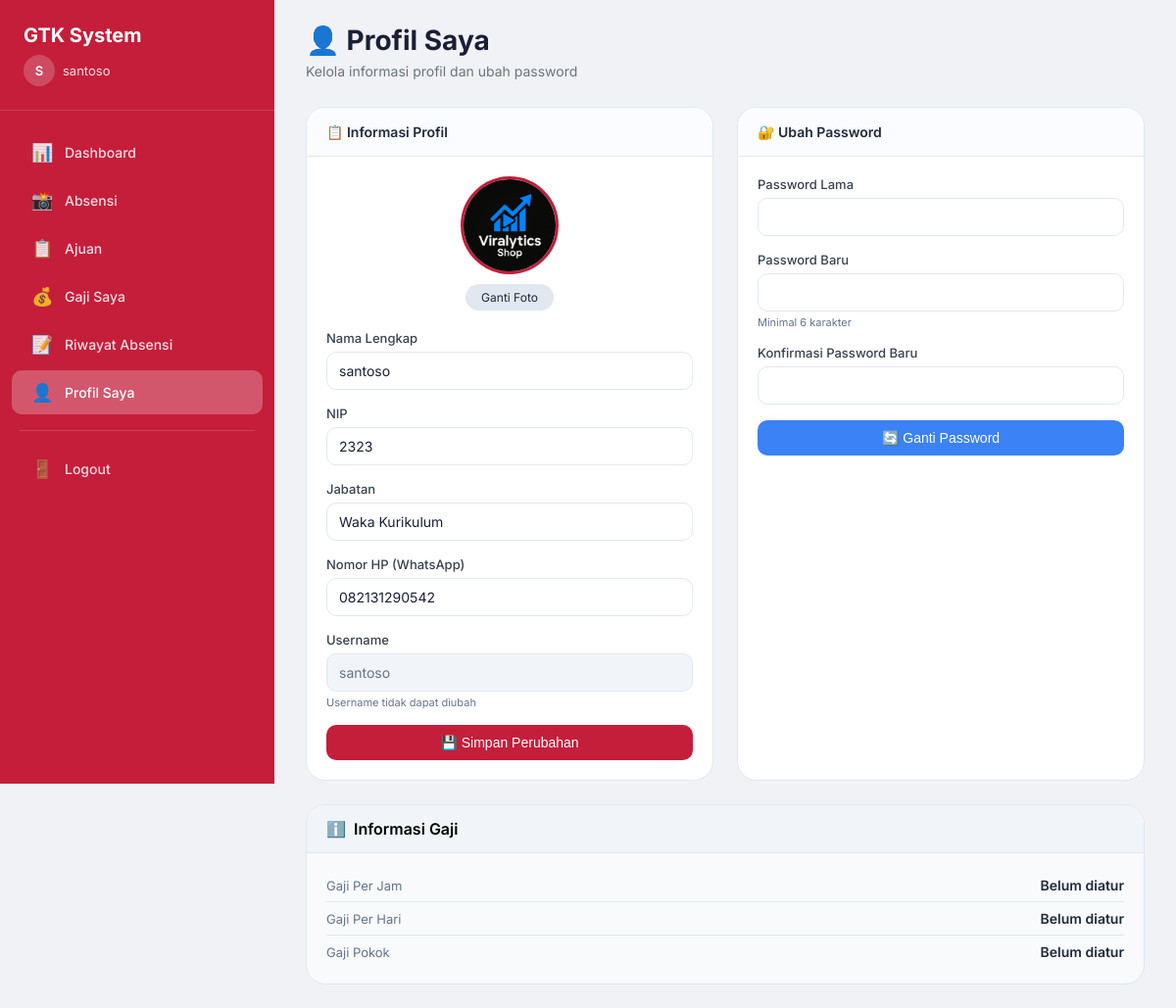
Page /guru/profile.php (signed in) on the committed database.
### tables this page shows
CREATE TABLE `guru` (
  `id_guru` int(11) NOT NULL,
  `nama` varchar(100) NOT NULL,
  `nip` varchar(50) NOT NULL,
  `jabatan` varchar(50) DEFAULT NULL,
  `no_hp` varchar(20) DEFAULT NULL,
  `foto` text DEFAULT NULL,
  `status` enum('aktif','nonaktif') DEFAULT 'aktif',
  `gaji_perjam` decimal(10,2) DEFAULT NULL,
  `gaji_perhari` decimal(10,2) DEFAULT NULL,
  `gaji_pokok` decimal(10,2) DEFAULT NULL,
  `username` varchar(50) NOT NULL,
  `password` varchar(255) NOT NULL,
  `role` enum('admin','guru') DEFAULT 'guru',
  `created_at` timestamp NOT NULL DEFAULT current_timestamp()
);

### guru/profile.php (the view, shortened to what this page needs)
<?php
require_once '../config/database.php';
$id_guru = $_SESSION['user_id'];
$stmt = $pdo->prepare("SELECT * FROM guru WHERE id_guru = ?");
$stmt->execute([$id_guru]);
$guru = $stmt->fetch();
include '../includes/header.php';
include '../includes/sidebar_guru.php';
?>
<div class="main-content">
    <div class="content-wrapper">
        <div class="page-header">
            <h1 class="page-title">👤 Profil Saya</h1>
            <p class="page-subtitle">Kelola informasi profil dan ubah password</p>
        </div>
        <div class="profile-grid">
            <div class="profile-card">
                <div class="card-header">
                    <span>📋 Informasi Profil</span>
                </div>
                <div class="card-body">
                    <form method="POST" enctype="multipart/form-data">
                        <div class="profile-avatar">
                            <?php if($guru['foto'] && file_exists('../assets/uploads/foto_guru/' . $guru['foto'])): ?>
                                <img src="../assets/uploads/foto_guru/<?= $guru['foto'] ?>" class="avatar-img">
                            <?php else: ?>
                                <div class="avatar-placeholder">
                                    <?= strtoupper(substr($guru['nama'], 0, 2)) ?>
                                </div>
                            <?php endif; ?>
                            <div class="avatar-upload">
                                <label for="foto" class="avatar-label">Ganti Foto</label>
                            </div>
                        </div>
                        <div class="form-group">
                            <label class="form-label">Nama Lengkap</label>
                            <input type="text" name="nama" class="form-control" value="<?= htmlspecialchars($guru['nama']) ?>" required>
                        </div>
                        <div class="form-group">
                            <label class="form-label">NIP</label>
                            <input type="text" name="nip" class="form-control" value="<?= htmlspecialchars($guru['nip']) ?>" required>
                        </div>
                        <div class="form-group">
                            <label class="form-label">Jabatan</label>
                            <input type="text" name="jabatan" class="form-control" value="<?= htmlspecialchars($guru['jabatan']) ?>">
                        </div>
                        <div class="form-group">
                            <label class="form-label">Nomor HP (WhatsApp)</label>
                            <input type="text" name="no_hp" class="form-control" value="<?= htmlspecialchars($guru['no_hp']) ?>">
                        </div>
                        <div class="form-group">
                            <label class="form-label">Username</label>
                            <input type="text" class="form-control" value="<?= htmlspecialchars($guru['username']) ?>" disabled>
                            <small class="form-hint">Username tidak dapat diubah</small>
                        </div>
                        <button type="submit" name="update_profil" class="btn-save">💾 Simpan Perubahan</button>
                    </form>
                </div>
            </div>
            <div class="password-card">
                <div class="card-header">
                    <span>🔐 Ubah Password</span>
                </div>
                <div class="card-body">
                    <form method="POST">
                        <div class="form-group">
                            <label class="form-label">Password Lama</label>
                            <input type="password" name="password_lama" class="form-control" required>
                        </div>
                        <div class="form-group">
                            <label class="form-label">Password Baru</label>
                            <input type="password" name="password_baru" class="form-control" required>
                            <small class="form-hint">Minimal 6 karakter</small>
                        </div>
                        <div class="form-group">
                            <label class="form-label">Konfirmasi Password Baru</label>
                            <input type="password" name="konfirmasi_password" class="form-control" required>
                        </div>
                        <button type="submit" name="ubah_password" class="btn-change">🔄 Ganti Password</button>
                    </form>
                </div>
            </div>
        </div>
        <div class="info-card">
            <div class="info-header">
                <span>ℹ️</span>
                <span>Informasi Gaji</span>
            </div>
            <div class="info-body">
                <div class="info-row">
                    <div class="info-label">Gaji Per Jam</div>
                    <div class="info-value"><?= $guru['gaji_perjam'] ? 'Rp ' . number_format($guru['gaji_perjam'], 0, ',', '.') : 'Belum diatur' ?></div>
                </div>
                <div class="info-row">
                    <div class="info-label">Gaji Per Hari</div>
                    <div class="info-value"><?= $guru['gaji_perhari'] ? 'Rp ' . number_format($guru['gaji_perhari'], 0, ',', '.') : 'Belum diatur' ?></div>
                </div>
                <div class="info-row">
                    <div class="info-label">Gaji Pokok</div>
                    <div class="info-value"><?= $guru['gaji_pokok'] ? 'Rp ' . number_format($guru['gaji_pokok'], 0, ',', '.') : 'Belum diatur' ?></div>
                </div>
            </div>
        </div>
    </div>
</div>
<?php require_once '../includes/footer.php'; ?>

### includes/header.php (shortened to what this page needs)
<!DOCTYPE html>
<html lang="id">
<head>
</head>
<body>

### includes/sidebar_guru.php (shortened to what this page needs)
<?php
$current_page = basename($_SERVER['PHP_SELF']);
?>
<div class="sidebar" id="sidebar">
    <div class="sidebar-header">
        <div class="sidebar-logo">GTK System</div>
        <div class="sidebar-user">
            <div class="sidebar-user-avatar">
                <?= strtoupper(substr($_SESSION['nama'] ?? 'U', 0, 1)) ?>
            </div>
            <span><?= htmlspecialchars($_SESSION['nama'] ?? 'User') ?></span>
        </div>
    </div>
    <nav class="sidebar-nav">
        <a href="dashboard.php" class="nav-item <?= $current_page == 'dashboard.php' ? 'active' : '' ?>">
            <span class="nav-icon">📊</span>
            <span class="nav-text">Dashboard</span>
        </a>
        <a href="absensi.php" class="nav-item <?= $current_page == 'absensi.php' ? 'active' : '' ?>">
            <span class="nav-icon">📸</span>
            <span class="nav-text">Absensi</span>
        </a>
        <a href="ajuan.php" class="nav-item <?= $current_page == 'ajuan.php' ? 'active' : '' ?>">
            <span class="nav-icon">📋</span>
            <span class="nav-text">Ajuan</span>
        </a>
        <a href="gaji_saya.php" class="nav-item <?= $current_page == 'gaji_saya.php' ? 'active' : '' ?>">
            <span class="nav-icon">💰</span>
            <span class="nav-text">Gaji Saya</span>
        </a>
        <a href="riwayat.php" class="nav-item <?= $current_page == 'riwayat.php' ? 'active' : '' ?>">
            <span class="nav-icon">📝</span>
            <span class="nav-text">Riwayat Absensi</span>
        </a>
        <a href="profile.php" class="nav-item <?= $current_page == 'profile.php' ? 'active' : '' ?>">
            <span class="nav-icon">👤</span>
            <span class="nav-text">Profil Saya</span>
        </a>
        <div class="nav-divider"></div>
        <a href="../logout.php" class="nav-logout">
            <span class="nav-icon">🚪</span>
            <span class="nav-text">Logout</span>
        </a>
    </nav>
</div>

### includes/footer.php (shortened to what this page needs)
</body>
</html>

### includes/header.php (style rules this page uses)
* { margin: 0; padding: 0; box-sizing: border-box; }
body { font-family: 'Inter', -apple-system, BlinkMacSystemFont, 'Segoe UI', Roboto, sans-serif; background: #f0f2f5; }
.main-content { margin-left: 280px; min-height: 100vh; }
.content-wrapper { padding: 24px 32px; }
.page-header { margin-bottom: 28px; }
.page-title { font-size: 28px; font-weight: 700; color: #1a1f36; margin-bottom: 6px; }
.page-subtitle { font-size: 14px; color: #6c757d; }
.card-header { padding: 18px 24px; border-bottom: 1px solid #e2e8f0; font-weight: 600; font-size: 16px; color: #1e293b; background: #ffffff; display: flex; justify-content: space-between; align-items: center; flex-wrap: wrap; gap: 10px; }
.card-body { padding: 24px; }
.form-group { margin-bottom: 20px; }
.form-label { display: block; font-size: 13px; font-weight: 500; color: #374151; margin-bottom: 8px; }
.form-control { width: 100%; padding: 12px 14px; font-size: 14px; font-family: 'Inter', sans-serif; border: 1px solid #e2e8f0; border-radius: 12px; background: #ffffff; color: #1a1f36; }

### includes/sidebar_guru.php (style rules this page uses)
.sidebar { width: 280px; background: #c41e3a; position: fixed; left: 0; top: 0; height: 100vh; overflow-y: auto; z-index: 100; }
.sidebar-header { padding: 24px; border-bottom: 1px solid rgba(255,255,255,0.15); background: #c41e3a; }
.sidebar-logo { font-size: 20px; font-weight: 700; color: #ffffff; margin-bottom: 8px; }
.sidebar-user { font-size: 13px; color: rgba(255,255,255,0.85); display: flex; align-items: center; gap: 8px; }
.sidebar-user-avatar { width: 32px; height: 32px; background: rgba(255,255,255,0.2); border-radius: 50%; display: flex; align-items: center; justify-content: center; font-weight: 600; color: #ffffff; }
.sidebar-nav { padding: 16px 0; }
.nav-item { display: flex; align-items: center; gap: 12px; padding: 12px 20px; margin: 4px 12px; color: rgba(255,255,255,0.85); text-decoration: none; border-radius: 10px; }
.nav-item.active { background: rgba(255,255,255,0.25); color: #ffffff; }
.nav-icon { width: 22px; font-size: 18px; text-align: center; }
.nav-text { font-size: 14px; font-weight: 500; }
.nav-divider { height: 1px; background: rgba(255,255,255,0.15); margin: 16px 20px; }
.nav-logout { display: flex; align-items: center; gap: 12px; padding: 12px 20px; margin: 4px 12px; color: rgba(255,255,255,0.85); text-decoration: none; border-radius: 10px; }

### guru/profile.php (style rules this page uses)
.profile-grid { display: grid; grid-template-columns: 1fr 1fr; gap: 24px; margin-bottom: 24px; }
.profile-card, .password-card { background: white; border-radius: 20px; border: 1px solid #e2e8f0; overflow: hidden; }
.card-header { padding: 16px 20px; border-bottom: 1px solid #e2e8f0; font-weight: 600; font-size: 14px; background: #fafcff; }
.card-body { padding: 20px; }
.profile-avatar { display: flex; flex-direction: column; align-items: center; margin-bottom: 20px; }
.avatar-img { width: 100px; height: 100px; border-radius: 50%; object-fit: cover; border: 3px solid #c41e3a; margin-bottom: 10px; }
.avatar-upload { text-align: center; }
.avatar-label { display: inline-block; background: #e2e8f0; padding: 6px 16px; border-radius: 20px; font-size: 12px; cursor: pointer; color: #1e293b; }
.form-group { margin-bottom: 16px; }
.form-label { display: block; font-size: 13px; font-weight: 500; color: #374151; margin-bottom: 6px; }
.form-control { width: 100%; padding: 10px 12px; font-size: 14px; border: 1px solid #e2e8f0; border-radius: 10px; font-family: inherit; }
.form-control:disabled { background: #f1f5f9; color: #64748b; }
.form-hint { font-size: 11px; color: #64748b; display: block; margin-top: 4px; }
.btn-save, .btn-change { width: 100%; padding: 10px; border: none; border-radius: 10px; font-size: 14px; font-weight: 500; cursor: pointer; }
.btn-save { background: #c41e3a; color: white; }
.btn-change { background: #3b82f6; color: white; }
.info-card { background: #f8fafc; border-radius: 20px; border: 1px solid #e2e8f0; overflow: hidden; }
.info-header { padding: 14px 20px; background: #f1f5f9; font-weight: 600; display: flex; align-items: center; gap: 8px; border-bottom: 1px solid #e2e8f0; }
.info-body { padding: 16px 20px; }
.info-row { display: flex; justify-content: space-between; align-items: center; padding: 8px 0; border-bottom: 1px solid #e2e8f0; }
.info-row:last-child { border-bottom: none; }
.info-label { font-size: 13px; color: #64748b; }
.info-value { font-size: 14px; font-weight: 600; color: #1e293b; }

### rows in the picture
guru: foto (picture), nama "santoso", nip "2323", jabatan "Waka Kurikulum", no_hp "082131290542", username "santoso"

### other values in the picture
substr($_SESSION['nama'] ?? 'U', 0, 1) "S"
$_SESSION['nama'] "santoso"
